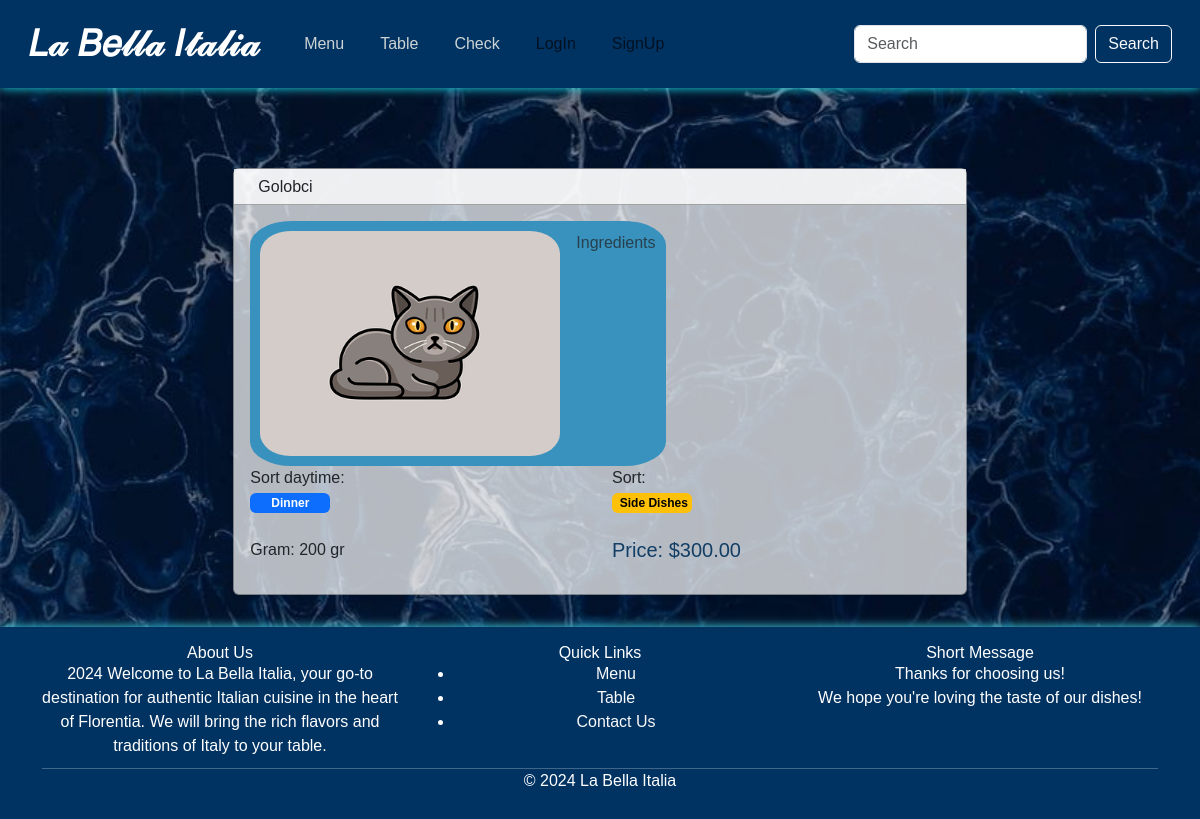
Before: /dishes/2/ with the older database file.
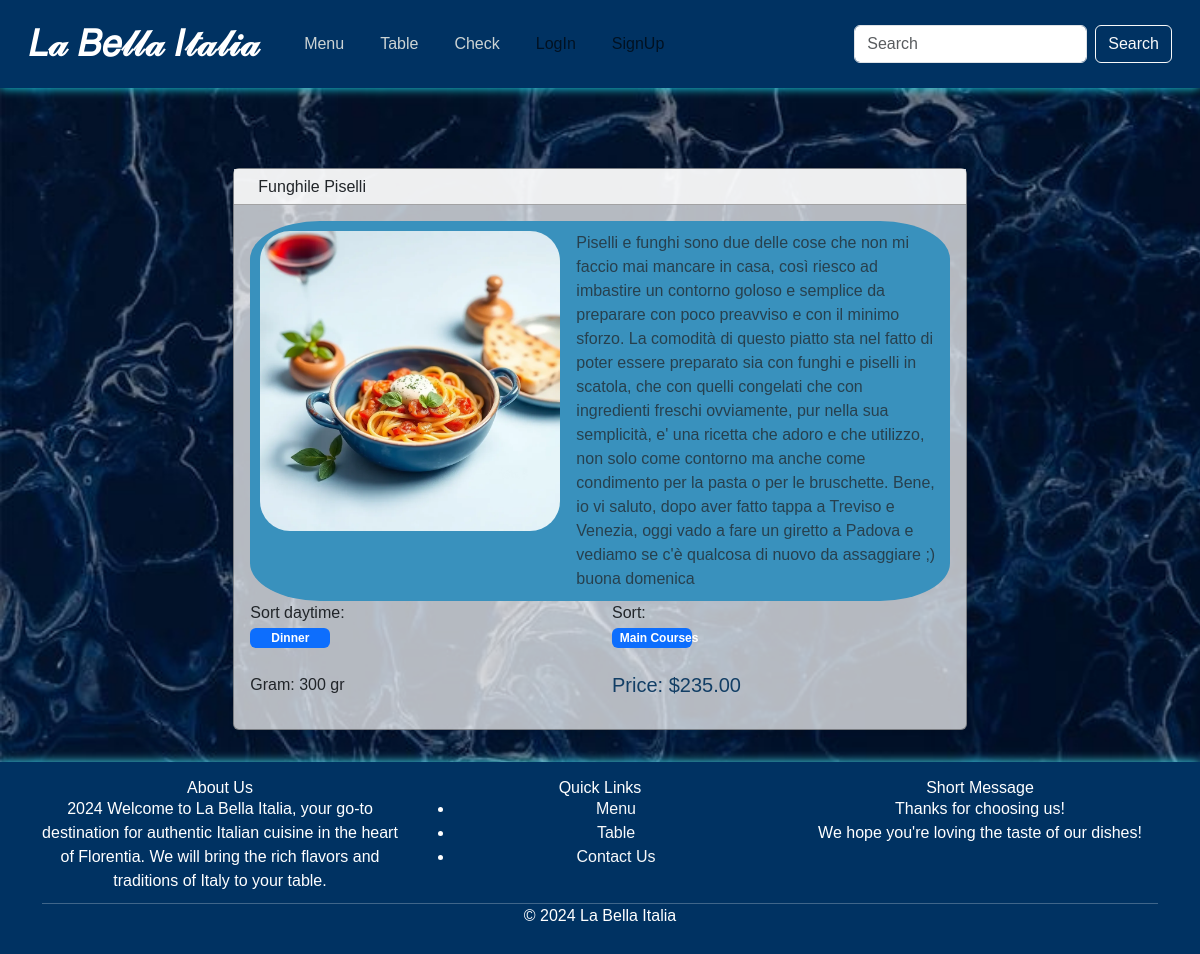
After: the same page with the newer database file.
### project/models.py (models this page shows)
class Dish(models.Model):
    SORTDT = [
        ("Breakfast", "breakfast"),
        ("Lunch", "lunch"),
        ("Dinner", "dinner")
    ]
    SORT = [
        ("Appetizers", "appetizers"),
        ("Main Courses", "main"),
        ("Side Dishes", "side"),
        ("Desserts", "desserts"),
        ("Beverages", "beverages"),
        ("Soups", "soups"),
        ("Salads", "salads")
    ]
    name = models.CharField(max_length=255)
    ingredients = models.TextField()
    gram = models.CharField(max_length=255)
    sort_daytime = models.CharField(max_length=15, choices=SORTDT, blank=True, null=True)
    sort = models.CharField(max_length=50, choices=SORT)
    image = models.ImageField( upload_to='dish_img/', blank = True, null = True)

class DishPrice(models.Model):
    dish = models.ForeignKey(Dish, on_delete=models.CASCADE)
    price = models.DecimalField(max_digits=10, decimal_places=2)
    date = models.DateTimeField(auto_now_add=False)

### project/views.py (the view)
# urls.py: path('dishes/<int:pk>/', DishDetailView.as_view(), name='dish-detail'),
class DishDetailView(DetailView):
    model = Dish
    template_name = 'dish/dish_detail.html'
    context_object_name = 'dish'
    def get_context_data(self, **kwargs):
        context = super().get_context_data(**kwargs)
        dish = self.object
        latest_price = DishPrice.objects.filter(dish=dish).order_by('-date').first()
        context['latest_price'] = latest_price
        return context

### templates/dish/dish_detail.html (shortened to what this page needs)
{% extends 'base.html' %}
{% load static %}
{% block content %}
    <div class="container mt-5">
        <div class="row justify-content-center">
            <div class="col-md-8">
                <div class="card shadow-sm">
                    <div class="card-header bg-white">
                        <h2 class="mb-0">{{ dish.name }}</h2>
                    </div>
                    <div class="card-body">
                        <div class="image-container d-flex align-items-start">
                            {% if dish.image %}
                                <img src="{{ dish.image.url }}" alt="Dish image" class="image">
                            {% endif %}
                            <div class="text-container ms-3">
                                <p class="text-muted">{{ dish.ingredients }}</p>
                            </div>
                        </div>
                        <div class="row mb-3">
                            <div class="col-md-6">
                                <p class="mb-0">Sort daytime:</p>
                                <span style="width: 5rem;"
                                    {% if dish.sort_daytime == 'Dinner' %} class="badge text-bg-primary" {% endif %}
                                    >{{ dish.sort_daytime }}</span>
                            </div>
                            <div class="col-md-6">
                                <p class="mb-0">Sort:</p>
                                <span style="width: 5rem;"
                                    {% if dish.sort == 'Main Courses' %} class="badge text-bg-primary" {% endif %}
                                    {% if dish.sort == 'Side Dishes' %} class="badge text-bg-warning" {% endif %}
                                    >{{ dish.sort }}</span>
                            </div>
                            <div class="col-md-6">
                                <br>
                                <p class="mb-0">Gram: {{ dish.gram }} gr</p>
                            </div>
                            <div class="col-md-6">
                                <br>
                                {% if latest_price %}
                                    <h5 class="card-text" style="color: #123E65;">Price: ${{ latest_price.price }}</h5>
                                {% else %}
                                    <h5 class="card-text" style="color: #123E65;">Price: Not available</h5>
                                {% endif %}
                            </div>
                        </div>
                    </div>
                </div>
            </div>
            </div>
        </div>
{% endblock %}

Changed rows visible on the page:
no longer on this page (row edited): DishPrice: price "300.00"
changed Dish "Dinner": name "Golobci" → "Funghile Piselli"; image: a different picture; ingredients "Ingredients" → "Piselli e funghi sono due delle cose che non mi faccio mai mancare in casa, così riesco ad imbastire un contorno goloso e semplice da preparare con poco preavviso e con il minimo sforzo. La comodità di questo piatto sta nel fatto di poter essere preparato sia con funghi e piselli in scatola, che con quelli congelati che con ingredienti freschi ovviamente, pur nella sua semplicità, e' una ricetta che adoro e che utilizzo, non solo come contorno ma anche come condimento per la pasta o per le bruschette. Bene, io vi saluto, dopo aver fatto tappa a Treviso e Venezia, oggi vado a fare un giretto a Padova e vediamo se c'è qualcosa di nuovo da assaggiare ;) buona domenica"; sort "Side Dishes" → "Main Courses"; gram "200" → "300"
now on this page (row edited): DishPrice: price "235.00"
